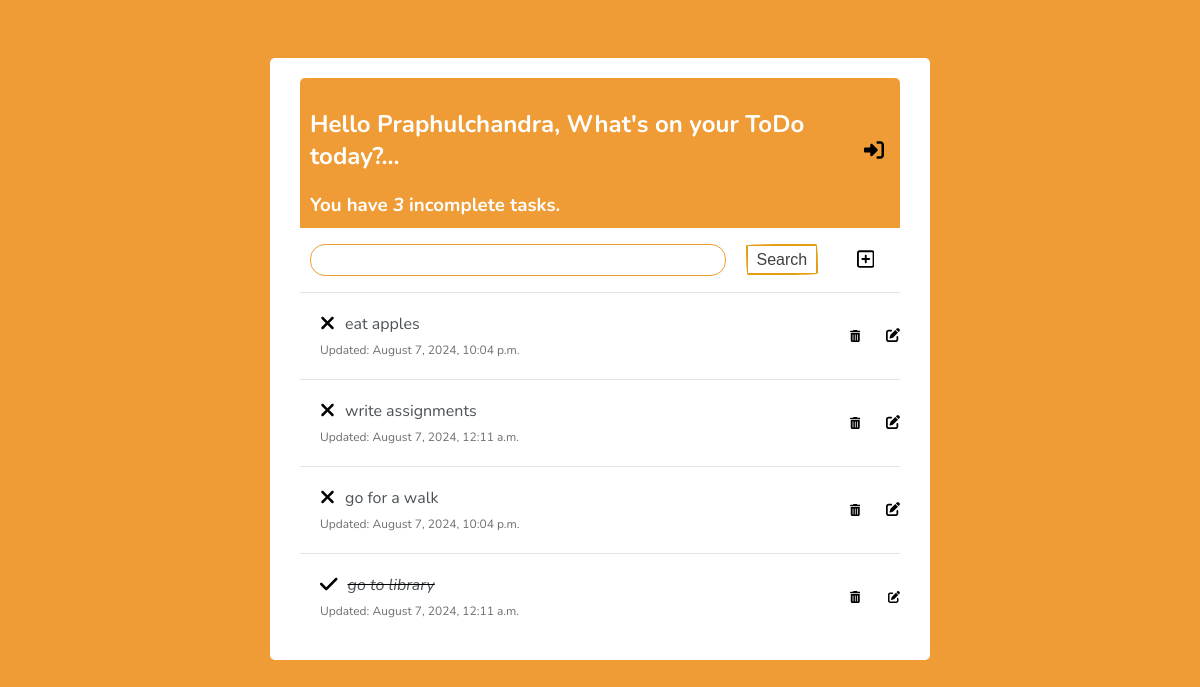
The app's page / (signed in) with its own data.
### app/models.py (models this page shows)
class Task(models.Model):
    user = models.ForeignKey(User, on_delete=models.CASCADE, null=True, blank=True)
    title = models.CharField(max_length=200)
    description = models.TextField( null=True, blank=True)
    complete = models.BooleanField(default=False)
    create = models.DateTimeField(auto_now_add=True)
    last_modified = models.DateTimeField(auto_now=True)
    def __str__(self):
        return self.title
    class Meta:
        ordering = ['complete']

### app/views.py (the view)
# urls.py: path('',TaskList.as_view(),name='tasks'),
class TaskList(LoginRequiredMixin,ListView):
    model = Task
    context_object_name = 'tasks'
    login_url = 'login'
    def get_context_data(self, **kwargs):
        context = super().get_context_data(**kwargs)
        context['tasks'] = context['tasks'].filter(user=self.request.user)
        context['count'] = context['tasks'].filter(complete=False).count()
        search_input = self.request.GET.get('search-area') or ''
        if search_input:
            context['tasks'] = context['tasks'].filter(
                title__icontains=search_input)
        context['search_input'] = search_input
        return context

### app/templates/app/task_list.html (shortened to what this page needs)
{% extends 'app/main.html' %}
{% block content %}
<!DOCTYPE html>
<html lang="en">
<head>
</head>
<body>
    <div class="header-bar">
        <div>
            <h2>Hello {{request.user|title}}, What's on your ToDo today?...</h2>
            <h3 style="margin: 0;">You have <i>{{count}}</i> incomplete task{{count|pluralize}}.</h3>
        </div>
        {% if request.user.is_authenticated %}
        <form method="POST" action="{% url 'logout' %}">
            <button type="submit" style="background: none; border: none; cursor: pointer;">
            </button>
        </form>
        {% else %}
        <form method="POST" action="{% url 'login' %}">
            {% csrf_token %}
            <button type="submit">Login</button>
        </form>
        {% endif %}
    </div>
    <div class="search-add-wrapper">
        <form method="GET">
            <input style="margin-top: -4px;" type="text" name="search-area" value="{{search_input}}">
            <input class="btn" type="submit" value="Search">
        </form>
        <a id="add-link" href="{% url 'task-create' %}"></a>
    </div>
    <div class="task-items-wrapper">
        {% for task in tasks %}
        <div class="task-wrapper">
            {% if task.complete %}
            <div class="task-title">
                <div class="task-complete-icon"><svg style="height: 20px;" xmlns="http://www.w3.org/2000/svg" viewBox="0 0 448 512"><path d="M438.6 105.4c12.5 12.5 12.5 32.8 0 45.3l-256 256c-12.5 12.5-32.8 12.5-45.3 0l-128-128c-12.5-12.5-12.5-32.8 0-45.3s32.8-12.5 45.3 0L160 338.7 393.4 105.4c12.5-12.5 32.8-12.5 45.3 0z"/></svg></div>
                <i><s><a>{{task}}</a></s></i>
            </div>
            <p class="time-zone">Updated: {{ task.last_modified|date:"F j, Y, g:i a" }}</p>
            <a class="edit-link" href="{% url 'task-update' task.id %}"></a>
            <a class="delete-link" href="{% url 'task-delete' task.id %}"></a>
            {% else %}
            <div class="task-title">
                <div class="task-incomplete-icon"></div>
                <a>{{task}}</a>
            </div>
            <p class="time-zone">Updated: {{ task.last_modified|date:"F j, Y, g:i a" }}</p>
            <a class="edit-link" href="{% url 'task-update' task.id %}"></a>
            <a class="delete-link" href="{% url 'task-delete' task.id %}"></a>
            {% endif %}
        </div>
        {%empty%}
        <h2>No items found</h2>
        {% endfor %}
    </div>
</body>
</html>
{% endblock content %}

### app/templates/app/main.html (shortened to what this page needs)
<!DOCTYPE html>
<html lang="en">
<head>
</head>
<body>
    <div class="container">
        {% block content %}
        {% endblock content %}
    </div>
</body>
</html>

### app/templates/app/main.html (style rules this page uses)
body { font-family: 'Nunito', sans-serif; padding-top: 50px; background-color: #ef9c36; background-image: url("https://www.transparenttextures.com/patterns/arches.png"); }
h1,h2,h3 { font-family: 'Nunito',sans-serif; font-weight: 700; }
a,p { color: #4b5156; }
a { text-decoration: none; }
.container { max-width: 600px; min-width: 270px; margin: auto; background-color: #fff; padding: 20px 30px; border-radius: 5px; }
.header-bar { display: flex; justify-content: space-between; align-items: center; color: #fff; padding: 10px; border-radius: 5px 5px 0 0; background-color: #ef9c36; background-image: url("https://www.transparenttextures.com/patterns/arches.png"); }
.task-wrapper { display: flex; justify-content: space-between; align-items: center; padding: 20px; padding-bottom: 40px; background: #fff; border-top: 1px solid rgb(226, 226, 226); overflow-y: scroll; position: relative; }
.task-title { display: flex; position: relative; }
.task-title a { text-decoration: none; color: #4b5156; margin-left: 10px; }
.time-zone { font-size: 12px; color: #6e6e6e; position: absolute; top: 10; left: 0; margin-top: 60px; margin-left: 20px; }
.edit-link { position: absolute; right: 0; margin-top: 23px; }
.delete-link { margin-bottom: -23px; margin-right: 20px; }
.search-add-wrapper { display: flex; justify-content: space-between; align-items: center; padding: 10px; width: 94%; }
.search-add-wrapper > form { margin: 10px 0; display: flex; height: 24px; width: 90%; }
.search-add-wrapper > a { margin-top: 12px; }
input[type=text], input[type=password], textarea { border: 1.5px solid #ef9c36; border-radius: 15px; padding: 10px; width: 90%; height: 10px; margin-top: 0; margin-bottom: 7px; margin-right: 20px; }
#add-link { margin-top: 5px; }
.btn { border: 1.5px solid #e49e13; background-color: #ef9c36; color: #FAFAFA; padding: 4px 10px; font-size: 14px; border-radius: 8px; cursor: pointer; text-decoration: none; width: 80px; }
.btn { align-self: center; background-color: #fff; background-image: none; background-position: 0 90%; background-repeat: repeat no-repeat; background-size: 4px 3px; border-radius: 15px 225px 255px 15px 15px 255px 225px 15px; border-style: solid; border-width: 2px; box-sizing: border-box; color: #41403e; cursor: pointer; display: inline-block; font-family: Neucha, sans-serif; font-size: 1rem; line-height: 23px; outline: none; padding: 2px 7px; text-decoration: none; transition: all 235ms ease-in-out; border-bottom-left-radius: 15px 255px; border-bottom-right-radius: 225px 15px; border-top-left-radius: 255px 15px; border-top-right-radius: 15px 225px; user-select: none; -webkit-user-select: none; touch-action: manipulation; transition: background-color 0.4s, color 0.4s ease-in-out; }

### records on screen
Task: title "eat apples", last_modified "August 7, 2024, 10:04 p.m."
Task: title "write assignments", last_modified "August 7, 2024, 12:11 a.m."
Task: title "go for a walk", last_modified "August 7, 2024, 10:04 p.m."
Task: title "go to library", last_modified "August 7, 2024, 12:11 a.m."

### other values on screen
{{ request.user|title }} "Praphulchandra"
{{ count }} "3"
